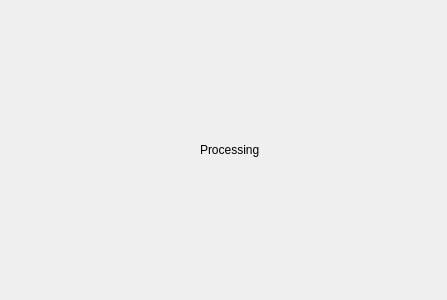
<?xml version="1.0" encoding="UTF-8"?>
<ui version="4.0">
 <class>Form</class>
 <widget class="QWidget" name="Form">
  <property name="windowModality">
   <enum>Qt::WindowModal</enum>
  </property>
  <property name="geometry">
   <rect>
    <x>0</x>
    <y>0</y>
    <width>447</width>
    <height>300</height>
   </rect>
  </property>
  <property name="cursor">
   <cursorShape>WaitCursor</cursorShape>
  </property>
  <property name="windowTitle">
   <string/>
  </property>
  <property name="autoFillBackground">
   <bool>true</bool>
  </property>
  <layout class="QHBoxLayout" name="horizontalLayout_2">
   <item>
    <layout class="QHBoxLayout" name="horizontalLayout">
     <item>
      <spacer name="horizontalSpacer">
       <property name="orientation">
        <enum>Qt::Horizontal</enum>
       </property>
       <property name="sizeHint" stdset="0">
        <size>
         <width>40</width>
         <height>20</height>
        </size>
       </property>
      </spacer>
     </item>
     <item>
      <widget class="QLabel" name="label_Animated">
       <property name="sizePolicy">
        <sizepolicy hsizetype="Preferred" vsizetype="Preferred">
         <horstretch>0</horstretch>
         <verstretch>0</verstretch>
        </sizepolicy>
       </property>
       <property name="text">
        <string/>
       </property>
       <property name="scaledContents">
        <bool>false</bool>
       </property>
      </widget>
     </item>
     <item>
      <widget class="QLabel" name="label_StatusText">
       <property name="text">
        <string>Processing</string>
       </property>
      </widget>
     </item>
     <item>
      <spacer name="horizontalSpacer_2">
       <property name="orientation">
        <enum>Qt::Horizontal</enum>
       </property>
       <property name="sizeHint" stdset="0">
        <size>
         <width>40</width>
         <height>20</height>
        </size>
       </property>
      </spacer>
     </item>
    </layout>
   </item>
  </layout>
 </widget>
 <resources/>
 <connections/>
</ui>
